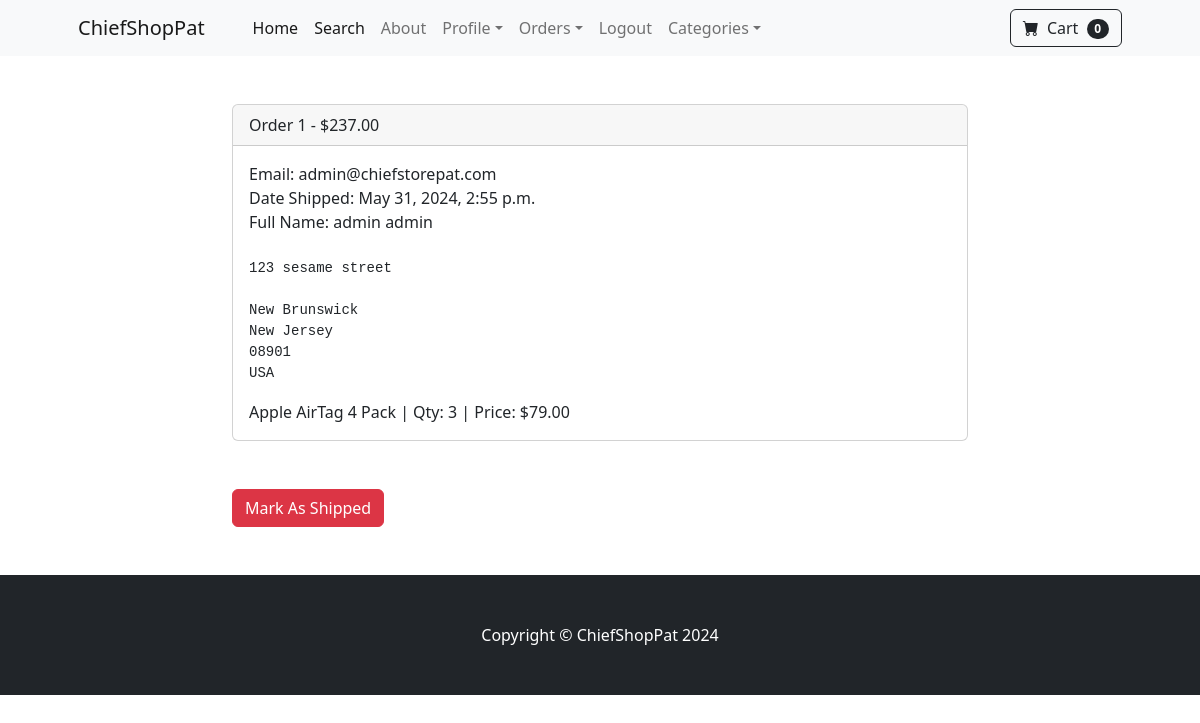
Page /payment/orders/1 (signed in) on the earlier database version.
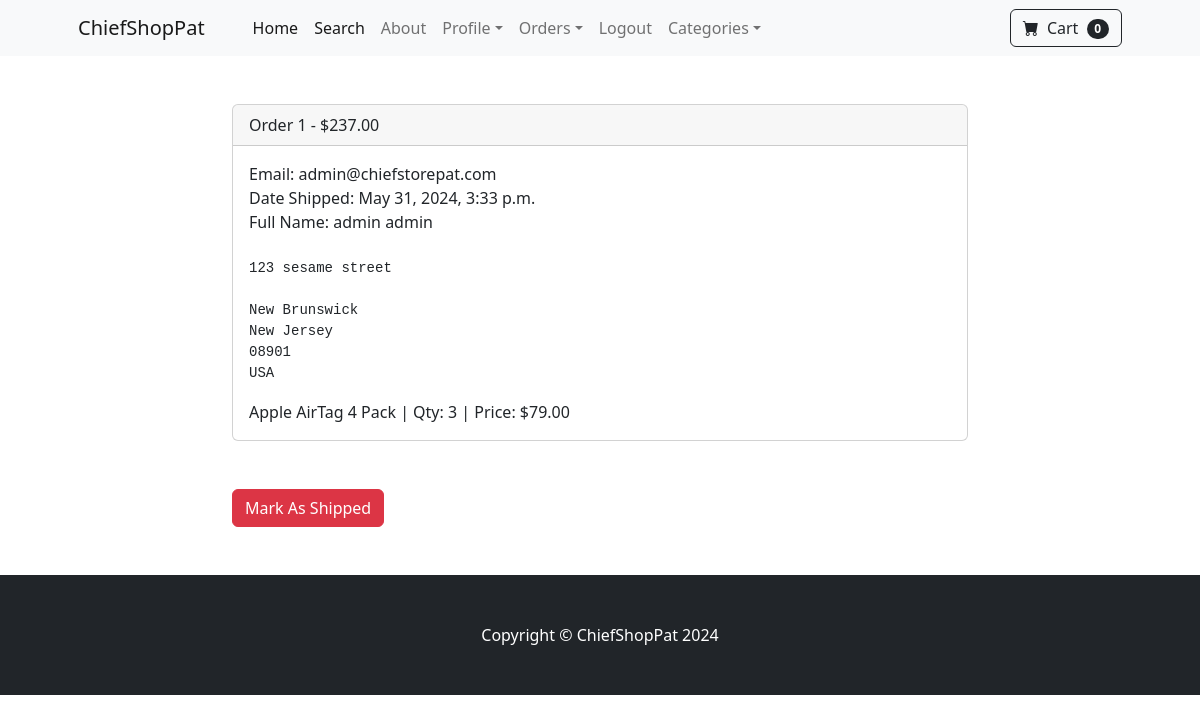
Same page on the later database version.
### payment/models.py (models this page shows, shortened)
class Order(models.Model):
	user = models.ForeignKey(User, on_delete=models.CASCADE, null=True, blank=True)
	full_name = models.CharField(max_length=250)
	email = models.EmailField(max_length=250)
	shipping_address = models.TextField(max_length=15000)
	amount_paid = models.DecimalField(max_digits=7, decimal_places=2)
	date_ordered = models.DateTimeField(auto_now_add=True)
	shipped = models.BooleanField(default=False)
	date_shipped = models.DateTimeField(blank=True, null=True)

### payment/views.py (the view, shortened to what this page needs)
# urls.py: path('orders/<int:pk>', views.orders, name='orders'),
def orders(request, pk):
    if request.user.is_authenticated and request.user.is_superuser:
        order = Order.objects.get(id=pk)
        items = OrderItem.objects.filter(order=pk)
        return render(request, 'payment/orders.html', {"order":order, "items":items})
    else:
        messages.success(request, "Access Denied")
        return redirect('home')

### cart/cart.py (called while the page is built)
    def __len__(self):
        return len(self.cart)

### cart/context_processors.py (called while the page is built)
def cart(request):
    return {'cart': Cart(request)}

### store/models.py (called while the page is built)
    def __str__(self):
        return self.name

### payment/templates/payment/orders.html (shortened to what this page needs)
{% extends 'base.html' %} {% block content %}
<div class="container my-5">
    <div class="row justify-content-center">
        <div class="col-8">
            <div class="card">
                <div class="card-header">Order {{order.id}} - ${{order.amount_paid}}</div>
                <div class="card-body">
                    Email: {{order.email}} <br>
                    {% if order.date_shipped%}
                        Date Shipped: {{order.date_shipped}} <br>
                    {% else %}
                        Date Ordered: {{order.date_ordered}} <br>
                    {% endif %}
                    Full Name: {{order.full_name}} <br><br>
                    <pre>{{order.shipping_address}}</pre>
                    {% for item in items%}
                        {{item.product}} | Qty: {{item.quantity}} | Price: ${{item.price}}
                    {% endfor %}
                </div>
            </div>
            <br /><br />
            {% if not order.shipped %}
            <form method="POST">
                <button type="Submit" class="btn btn-danger">Mark As Shipped</button>
            </form>
            {% endif %}
        </div>
    </div>
</div>
{% endblock %}

Differences in the rows shown:
changed Order "admin@chiefstorepat.com": date_shipped "May 31, 2024, 2:55 p.m." → "May 31, 2024, 3:33 p.m."
